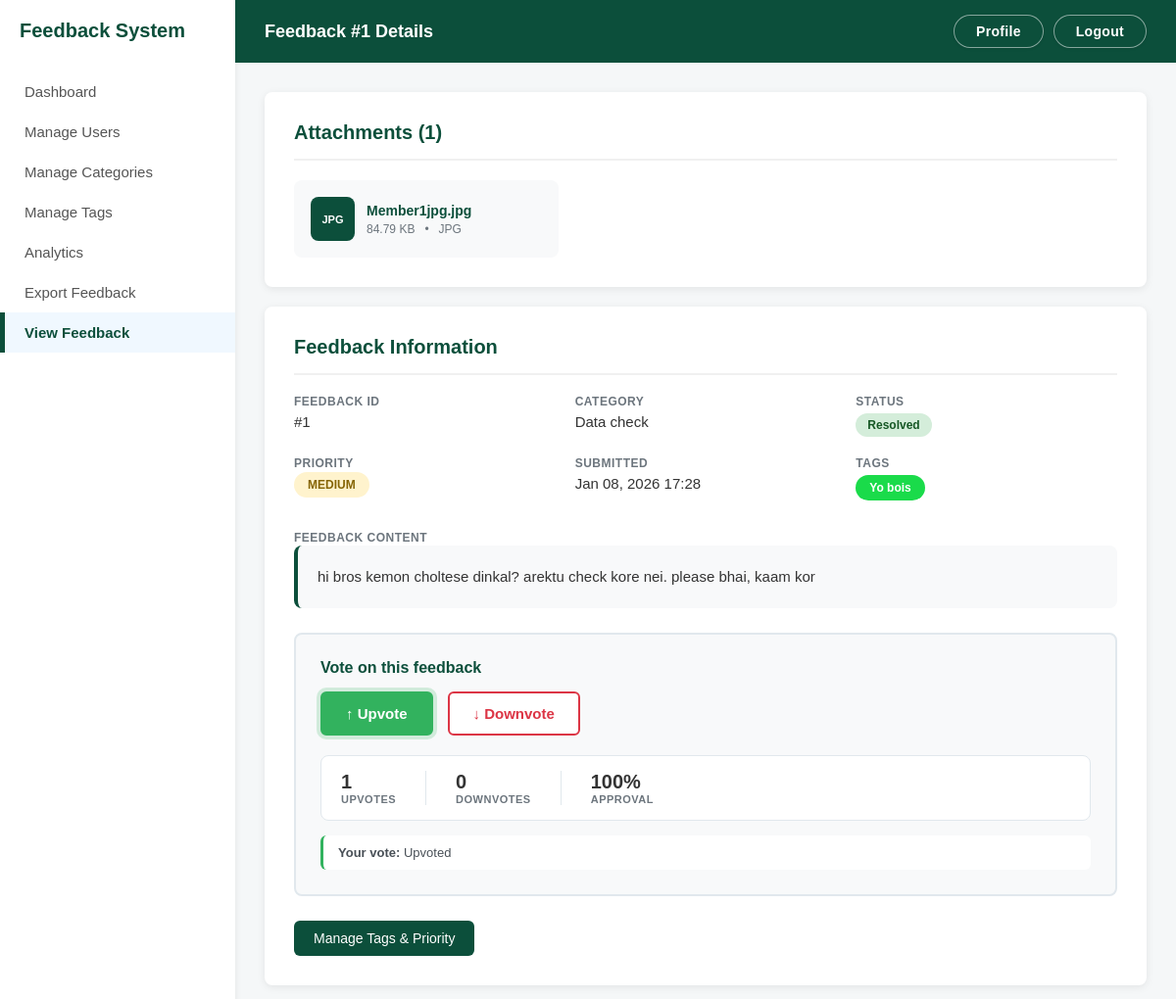
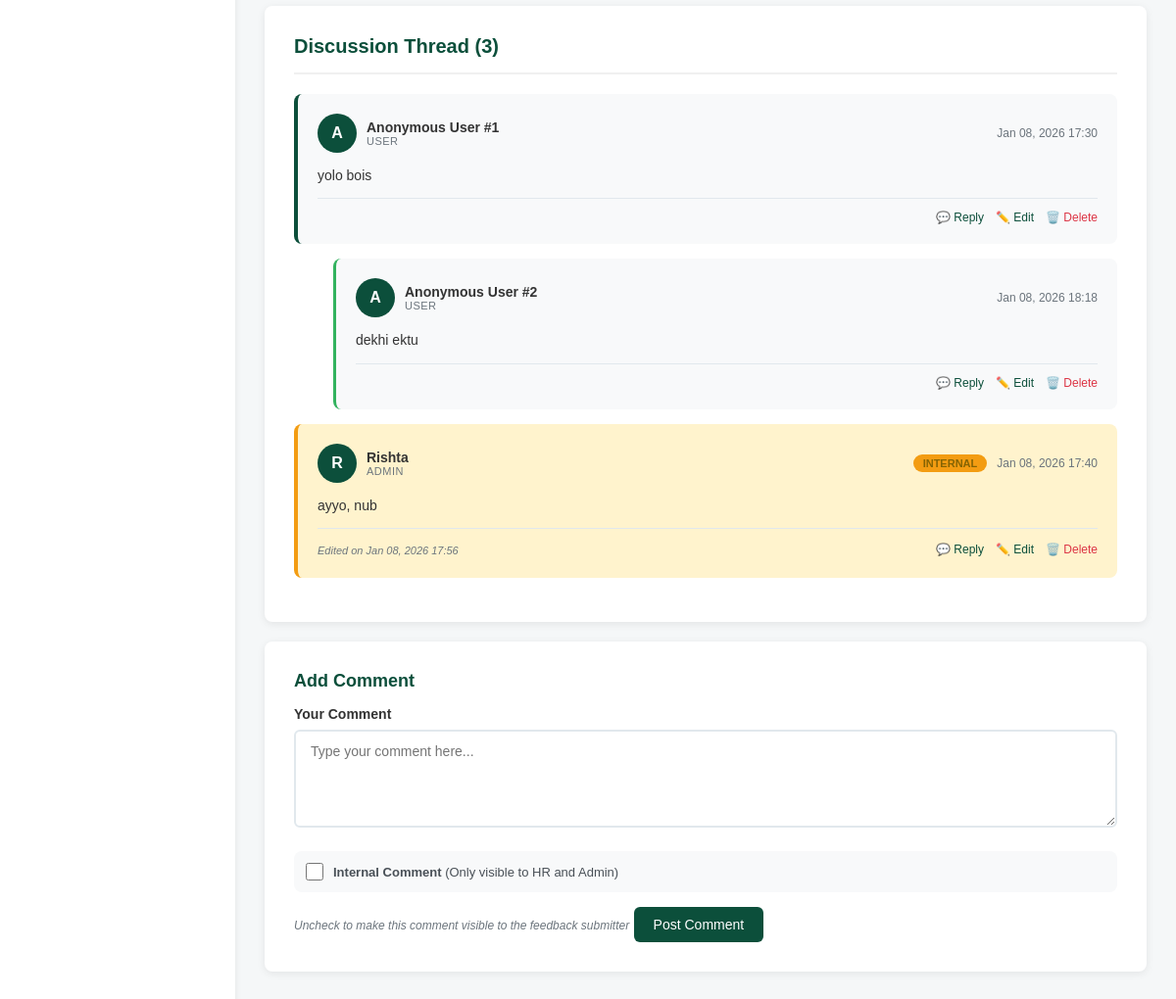
Screenshot of /feedback/view_feedback.php?id=1 (signed in) with the database file from the repository (2 pictures, top to bottom).
### tables this page shows
CREATE TABLE `feedback_attachments` (
  `attachment_id` int(11) NOT NULL,
  `feedback_id` int(11) NOT NULL,
  `file_name` varchar(255) NOT NULL,
  `file_path` varchar(255) NOT NULL,
  `file_size` int(11) NOT NULL,
  `uploaded_by` int(11) NOT NULL,
  `uploaded_at` timestamp NOT NULL DEFAULT current_timestamp()
);

CREATE TABLE `feedback` (
  `feedback_id` int(11) NOT NULL,
  `feedback_text` text NOT NULL,
  `is_anonymous` tinyint(1) NOT NULL,
  `submitted_at` timestamp NOT NULL DEFAULT current_timestamp(),
  `sentiment_score` decimal(5,2) DEFAULT NULL,
  `sentiment_label` varchar(50) DEFAULT NULL,
  `is_resolved` tinyint(1) DEFAULT 0,
  `priority` enum('low','medium','high','critical') NOT NULL,
  `resolved_by` int(11) DEFAULT NULL,
  `resolved_at` timestamp NULL DEFAULT NULL,
  `user_id` int(11) NOT NULL,
  `category_id` int(11) DEFAULT NULL
);

CREATE TABLE `category` (
  `category_id` int(11) NOT NULL,
  `category_name` varchar(255) NOT NULL,
  `created_at` timestamp NOT NULL DEFAULT current_timestamp()
);

CREATE TABLE `tags` (
  `tag_id` int(11) NOT NULL,
  `tag_name` varchar(255) NOT NULL,
  `tag_color` varchar(7) NOT NULL,
  `created_at` timestamp NOT NULL DEFAULT current_timestamp()
);

CREATE TABLE `feedback_comments` (
  `comment_id` int(11) NOT NULL,
  `feedback_id` int(11) NOT NULL,
  `user_id` int(11) NOT NULL,
  `comment_text` text NOT NULL,
  `parent_comment_id` int(11) DEFAULT NULL,
  `is_internal` tinyint(1) DEFAULT 0,
  `created_at` timestamp NOT NULL DEFAULT current_timestamp(),
  `edited_at` timestamp NULL DEFAULT NULL
);

CREATE TABLE `management_user` (
  `user_id` int(11) NOT NULL,
  `name` varchar(255) NOT NULL,
  `email` varchar(255) NOT NULL,
  `password_hash` varchar(255) NOT NULL,
  `role` enum('admin','hr','user') NOT NULL,
  `created_at` timestamp NOT NULL DEFAULT current_timestamp(),
  `last_login` timestamp NULL DEFAULT NULL
);

### feedback/view_feedback.php (the view, shortened to what the rows shown need)
<?php
include('../db/db.php');
$feedback_id = intval($_GET['id']);
$current_user_id = $_SESSION['user_id'];
$current_user_role = $_SESSION['role'];
$feedback_sql = "SELECT f.*, c.category_name,
                (SELECT COUNT(*) FROM feedback_votes WHERE feedback_id = f.feedback_id AND vote_type = 'upvote') AS upvotes,
                (SELECT COUNT(*) FROM feedback_votes WHERE feedback_id = f.feedback_id AND vote_type = 'downvote') AS downvotes
                 FROM feedback f
                 JOIN category c ON f.category_id = c.category_id
                 WHERE f.feedback_id = ?";
$stmt = $conn->prepare($feedback_sql);
$stmt->bind_param("i", $feedback_id);
$stmt->execute();
$feedback_result = $stmt->get_result();
$feedback = $feedback_result->fetch_assoc();
$attachments_sql = "SELECT * FROM feedback_attachments WHERE feedback_id = ?";
$attachments_stmt = $conn->prepare($attachments_sql);
$attachments_stmt->bind_param("i", $feedback_id);
$attachments_stmt->execute();
$attachments_result = $attachments_stmt->get_result();
$is_hr_admin = in_array($current_user_role, ['hr', 'admin']);
if ($is_hr_admin) {
    $comments_sql = "SELECT fc.*, u.name AS commenter_name, u.role AS commenter_role
                     FROM feedback_comments fc
                     JOIN management_user u ON fc.user_id = u.user_id
                     WHERE fc.feedback_id = ?
                     ORDER BY fc.created_at ASC";
} else {
    $comments_sql = "SELECT fc.*, u.name AS commenter_name, u.role AS commenter_role
                     FROM feedback_comments fc
                     JOIN management_user u ON fc.user_id = u.user_id
                     WHERE fc.feedback_id = ? AND fc.is_internal = 0
                     ORDER BY fc.created_at ASC";
}
$comments_stmt = $conn->prepare($comments_sql);
$comments_stmt->bind_param("i", $feedback_id);
$comments_stmt->execute();
$comments_result = $comments_stmt->get_result();
$all_comments = [];
$comments_by_id = [];
while ($comment = $comments_result->fetch_assoc()) {
    $comment['replies'] = [];
    $comments_by_id[$comment['comment_id']] = $comment;
    $all_comments[] = $comment;
}
$root_comments = [];
foreach ($all_comments as $comment) {
    if ($comment['parent_comment_id'] === null) {
        $root_comments[] = &$comments_by_id[$comment['comment_id']];
    } else {
        if (isset($comments_by_id[$comment['parent_comment_id']])) {
            $comments_by_id[$comment['parent_comment_id']]['replies'][] = &$comments_by_id[$comment['comment_id']];
        }
    }
}
$tags_sql = "SELECT t.tag_name, t.tag_color
             FROM feedback_tags ft
             JOIN tags t ON ft.tag_id = t.tag_id
             WHERE ft.feedback_id = ?";
$tags_stmt = $conn->prepare($tags_sql);
$tags_stmt->bind_param("i", $feedback_id);
$tags_stmt->execute();
$tags_result = $tags_stmt->get_result();
function displayComment($comment, $current_user_id, $is_hr_admin, $current_user_role, $feedback_id, $depth = 0) {
    static $comment_number = 1;
    $is_comment_owner = ($comment['user_id'] == $current_user_id);
    $can_edit_delete = ($is_hr_admin || $is_comment_owner);
    $is_hr_admin_comment = in_array($comment['commenter_role'], ['hr', 'admin']);
    $can_edit_time = true;
    if ($is_hr_admin_comment) {
        $display_name = htmlspecialchars($comment['commenter_name']);
        $display_role = ucfirst($comment['commenter_role']);
    } else {
        if ($is_comment_owner) {
            $display_name = "You";
            $display_role = "Your Comment";
        } else {
            $display_name = "Anonymous User #" . $comment_number;
            $display_role = "User";
        }
    }
    $margin_left = $depth > 0 ? '40px' : '0';
    $reply_class = $depth > 0 ? 'comment-reply' : '';
    ?>
    <div class="comment <?php echo $reply_class; ?> <?php echo isset($comment['is_internal']) && $comment['is_internal'] ? 'internal' : ''; ?>" style="margin-left: <?php echo $margin_left; ?>;">
        <div class="comment-header">
            <div class="comment-author">
                <div class="avatar">
                    <?php echo strtoupper(substr($display_name, 0, 1)); ?>
                </div>
                <div class="comment-author-info">
                    <span class="comment-author-name"><?php echo $display_name; ?></span>
                    <span class="comment-role"><?php echo $display_role; ?></span>
                </div>
            </div>
            <div style="display: flex; align-items: center; gap: 10px;">
                <?php if (isset($comment['is_internal']) && $comment['is_internal']): ?>
                    <span class="internal-badge">Internal</span>
                <?php endif; ?>
                <span class="comment-time"><?php echo date('M d, Y H:i', strtotime($comment['created_at'])); ?></span>
            </div>
        </div>
        <div class="comment-text"><?php echo nl2br(htmlspecialchars($comment['comment_text'])); ?></div>
        <div class="comment-footer">
            <div>
                <?php if (isset($comment['edited_at']) && $comment['edited_at']): ?>
                    <span class="edited-indicator">Edited on <?php echo date('M d, Y H:i', strtotime($comment['edited_at'])); ?></span>
                <?php endif; ?>
            </div>
            <div class="comment-actions">
                <a href="javascript:void(0);" class="comment-action-link" onclick="toggleReplyForm(<?php echo $comment['comment_id']; ?>)">
                    💬 Reply
                </a>
                <?php if ($can_edit_delete && $can_edit_time): ?>
                <a href="edit_comment.php?id=<?php echo $comment['comment_id']; ?>" class="comment-action-link">
                    ✏️ Edit
                </a>
                <?php endif; ?>
                <?php if ($can_edit_delete): ?>
                <a href="delete_comment.php?id=<?php echo $comment['comment_id']; ?>" class="comment-action-link delete" onclick="return confirm('Are you sure you want to delete this comment and all its replies?');">
                    🗑️ Delete
                </a>
                <?php endif; ?>
            </div>
        </div>
    </div>
    <?php
    if (!empty($comment['replies'])) {
        foreach ($comment['replies'] as $reply) {
            displayComment($reply, $current_user_id, $is_hr_admin, $current_user_role, $feedback_id, $depth + 1);
        }
    }
}
?>
<!DOCTYPE html>
<html lang="en">
<head>
    <link rel="stylesheet" href="view_feedback.css">
</head>
<body>
<div class="main-layout">
    <div class="content-area">
        <main class="dashboard-content">
            <?php if ($attachments_result->num_rows > 0): ?>
            <div class="attachments-card">
                <h2>Attachments (<?php echo $attachments_result->num_rows; ?>)</h2>
                <div class="attachment-grid">
                    <?php
                    while ($attachment = $attachments_result->fetch_assoc()):
                        $file_ext = strtolower(pathinfo($attachment['file_name'], PATHINFO_EXTENSION));
                        $file_type_display = strtoupper($file_ext);
                    ?>
                        <div class="attachment-item">
                            <div class="attachment-icon"><?php echo $file_type_display; ?></div>
                            <div class="attachment-info">
                                <a href="<?php echo htmlspecialchars($attachment['file_path']); ?>" target="_blank" class="attachment-name" title="<?php echo htmlspecialchars($attachment['file_name']); ?>">
                                    <?php echo htmlspecialchars($attachment['file_name']); ?></span>
                                </a>
                                <div class="attachment-meta">
                                    <span class="attachment-size"><?php echo round($attachment['file_size'] / 1024, 2); ?> KB</span>
                                    <span>•</span>
                                    <span><?php echo strtoupper($file_ext); ?></span>
                                </div>
                            </div>
                        </div>
                    <?php endwhile; ?>
                </div>
            </div>
            <?php endif; ?>
            <div class="card">
                <h2>Feedback Information</h2>
                <div class="info-grid">
                    <div class="info-item">
                        <span class="info-label">Feedback ID</span>
                        <span class="info-value">#<?php echo htmlspecialchars($feedback['feedback_id']); ?></span>
                    </div>
                    <div class="info-item">
                        <span class="info-label">Category</span>
                        <span class="info-value"><?php echo htmlspecialchars($feedback['category_name']); ?></span>
                    </div>
                    <div class="info-item">
                        <span class="info-value">
                            <span class="priority-badge priority-<?php echo $feedback['priority'] ?? 'medium'; ?>">
                                <?php echo strtoupper($feedback['priority'] ?? 'medium'); ?>
                            </span>
                        </span>
                    </div>
                    <div class="info-item">
                        <span class="info-label">Submitted</span>
                        <span class="info-value"><?php echo date('M d, Y H:i', strtotime($feedback['submitted_at'])); ?></span>
                    </div>
                    <div class="info-item">
                        <span class="info-value">
                            <?php
                            if ($tags_result->num_rows > 0) {
                                while ($tag = $tags_result->fetch_assoc()) {
                                    echo '<span class="tag-item" style="background-color: ' . htmlspecialchars($tag['tag_color']) . '">' . htmlspecialchars($tag['tag_name']) . '</span>';
                                }
                            } else {
                                echo '<span style="color: #6c757d; font-size: 13px;">No tags</span>';
                            }
                            ?>
                        </span>
                    </div>
                </div>
                <div style="margin-top: 20px;">
                    <span class="info-label">Feedback Content</span>
                    <div class="feedback-text">
                        <?php echo nl2br(htmlspecialchars($feedback['feedback_text'])); ?>
                    </div>
                </div>
            </div>
            <div class="card">
                <h2>Discussion Thread (<?php echo count($all_comments); ?>)</h2>
                <div class="comments-section">
                    <?php if (count($root_comments) > 0): ?>
                        <?php
                        foreach ($root_comments as $comment) {
                            displayComment($comment, $current_user_id, $is_hr_admin, $current_user_role, $feedback_id);
                        }
                        ?>
                    <?php endif; ?>
                </div>
            </div>
        </main>
    </div>
</div>
</body>
</html>

### rows the page displays
feedback_attachments: file_name "JPG", file_name "Member1jpg.jpg", $attachment['file_size']/1024 "84.79"
feedback: feedback_id "1", category.category_name "Data check", priority "MEDIUM", submitted_at "Jan 08, 2026 17:28", feedback_text "hi bros kemon choltese dinkal? arektu check kore nei. please bhai, kaam kor"
tags: tag_name "Yo bois"
feedback_comments: display_name "Anonymous User #1", user "USER", created_at "Jan 08, 2026 17:30", comment_text "yolo bois"
feedback_comments: display_name "Anonymous User #2", user "USER", created_at "Jan 08, 2026 18:18", comment_text "dekhi ektu"
feedback_comments: user.name "R", user.name "Rishta", user.role "ADMIN", is_internal "INTERNAL", created_at "Jan 08, 2026 17:40", comment_text "ayyo, nub", edited_at "Jan 08, 2026 17:56"

### other values shown
$feedback_id "1"
$attachments_result->num_rows "1"
$feedback['upvotes'] "1"
$feedback['downvotes'] "0"
$upvote_percentage "100"
count($all_comments) "3"
